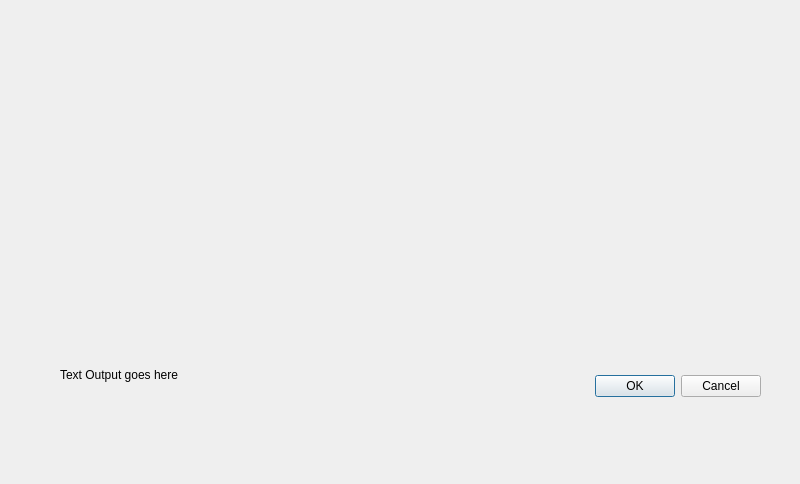
<?xml version="1.0" encoding="UTF-8"?>
<ui version="4.0">
 <class>Dialog</class>
 <widget class="QDialog" name="Dialog">
  <property name="geometry">
   <rect>
    <x>0</x>
    <y>0</y>
    <width>800</width>
    <height>484</height>
   </rect>
  </property>
  <property name="windowTitle">
   <string>CarInterface</string>
  </property>
  <property name="autoFillBackground">
   <bool>false</bool>
  </property>
  <widget class="QDialogButtonBox" name="buttonBox">
   <property name="geometry">
    <rect>
     <x>420</x>
     <y>370</y>
     <width>341</width>
     <height>32</height>
    </rect>
   </property>
   <property name="orientation">
    <enum>Qt::Horizontal</enum>
   </property>
   <property name="standardButtons">
    <set>QDialogButtonBox::Cancel|QDialogButtonBox::Ok</set>
   </property>
  </widget>
  <widget class="QStackedWidget" name="CarWidgets">
   <property name="geometry">
    <rect>
     <x>0</x>
     <y>0</y>
     <width>801</width>
     <height>321</height>
    </rect>
   </property>
   <property name="currentIndex">
    <number>1</number>
   </property>
   <widget class="QWidget" name="page">
    <widget class="QLabel" name="label">
     <property name="geometry">
      <rect>
       <x>0</x>
       <y>0</y>
       <width>801</width>
       <height>321</height>
      </rect>
     </property>
     <property name="text">
      <string>&lt;html&gt;&lt;head/&gt;&lt;body&gt;&lt;p&gt;&lt;img src=&quot;:/newPrefix/Car0.1.png&quot;/&gt;&lt;/p&gt;&lt;/body&gt;&lt;/html&gt;</string>
     </property>
    </widget>
   </widget>
   <widget class="QWidget" name="page_2">
    <widget class="QLabel" name="label_2">
     <property name="geometry">
      <rect>
       <x>0</x>
       <y>0</y>
       <width>851</width>
       <height>321</height>
      </rect>
     </property>
     <property name="text">
      <string>&lt;html&gt;&lt;head/&gt;&lt;body&gt;&lt;p&gt;&lt;img src=&quot;:/newPrefix/Car1.1.png&quot;/&gt;&lt;/p&gt;&lt;/body&gt;&lt;/html&gt;</string>
     </property>
    </widget>
   </widget>
   <widget class="QWidget" name="page_3">
    <widget class="QLabel" name="label_3">
     <property name="geometry">
      <rect>
       <x>0</x>
       <y>0</y>
       <width>801</width>
       <height>321</height>
      </rect>
     </property>
     <property name="text">
      <string>&lt;html&gt;&lt;head/&gt;&lt;body&gt;&lt;p&gt;&lt;img src=&quot;:/newPrefix/Car2.1.png&quot;/&gt;&lt;/p&gt;&lt;/body&gt;&lt;/html&gt;</string>
     </property>
    </widget>
   </widget>
   <widget class="QWidget" name="page_4">
    <widget class="QLabel" name="label_4">
     <property name="geometry">
      <rect>
       <x>0</x>
       <y>0</y>
       <width>801</width>
       <height>321</height>
      </rect>
     </property>
     <property name="text">
      <string>&lt;html&gt;&lt;head/&gt;&lt;body&gt;&lt;p&gt;&lt;img src=&quot;:/newPrefix/Car3.1.png&quot;/&gt;&lt;/p&gt;&lt;/body&gt;&lt;/html&gt;</string>
     </property>
    </widget>
   </widget>
  </widget>
  <widget class="QLabel" name="Text_Out">
   <property name="geometry">
    <rect>
     <x>60</x>
     <y>340</y>
     <width>321</width>
     <height>71</height>
    </rect>
   </property>
   <property name="text">
    <string>&lt;html&gt;&lt;head/&gt;&lt;body&gt;&lt;p&gt;Text Output goes here&lt;/p&gt;&lt;/body&gt;&lt;/html&gt;</string>
   </property>
  </widget>
 </widget>
 <resources>
  <include location="QtDesign.qrc"/>
 </resources>
 <connections>
  <connection>
   <sender>buttonBox</sender>
   <signal>accepted()</signal>
   <receiver>Dialog</receiver>
   <slot>accept()</slot>
   <hints>
    <hint type="sourcelabel">
     <x>248</x>
     <y>254</y>
    </hint>
    <hint type="destinationlabel">
     <x>157</x>
     <y>274</y>
    </hint>
   </hints>
  </connection>
  <connection>
   <sender>buttonBox</sender>
   <signal>rejected()</signal>
   <receiver>Dialog</receiver>
   <slot>reject()</slot>
   <hints>
    <hint type="sourcelabel">
     <x>316</x>
     <y>260</y>
    </hint>
    <hint type="destinationlabel">
     <x>286</x>
     <y>274</y>
    </hint>
   </hints>
  </connection>
 </connections>
</ui>
